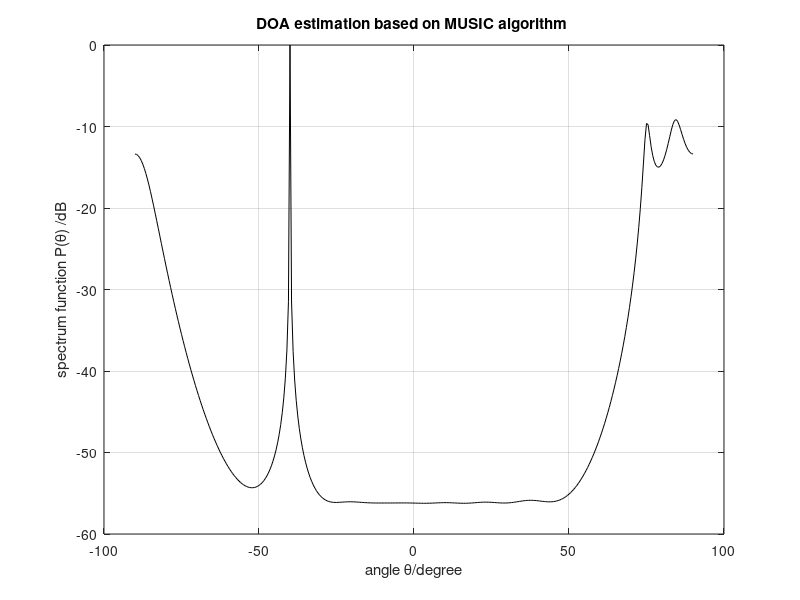

Here is the MATLAB script that generated this plot:
%By Honghao Tang
clc
clear all
format long %The data show that as long shaping scientific
doa=[-40 75 85]/180*pi; %Direction of arrival
N=200;%Snapshots
w=[pi/4 pi/3 pi/6]';%Frequency
M=10;%Number of array elements
P=length(w); %The number of signal
lambda=150;%Wavelength
d=lambda/2;%Element spacing
snr=20;%SNA
D=zeros(P,M); %To creat a matrix with P row and M column
for k=1:P
D(k,:)=exp(-j*2*pi*d*sin(doa(k))/lambda*[0:M-1]); %Assignment matrix
end
D=D';
xx=2*exp(j*(w*[1:N])); %Simulate signal
x=D*xx;
x=x+awgn(x,snr);%Insert Gaussian white noise
R=x*x'; %Data covarivance matrix
[N,V]=qr(R); %Find the eigenvalues and eigenvectors of R
NN=N(:,4:10); %Estimate noise subspace
theta=-90:0.5:90; %Peak search
for ii=1:length(theta)
SS=zeros(1,length(M));
for jj=0:M-1
SS(1+jj)=exp(-j*2*jj*pi*d*sin(theta(ii)/180*pi)/lambda);
end
PP=SS*NN*NN'*SS';
Pmusic(ii)=abs(1/ PP);
end
Pmusic=10*log10(Pmusic/max(Pmusic)); %Spatial spectrum function
plot(theta,Pmusic,'-k')
xlabel('angle \theta/degree')
ylabel('spectrum function P(\theta) /dB')
title('DOA estimation based on MUSIC algorithm ')
grid on